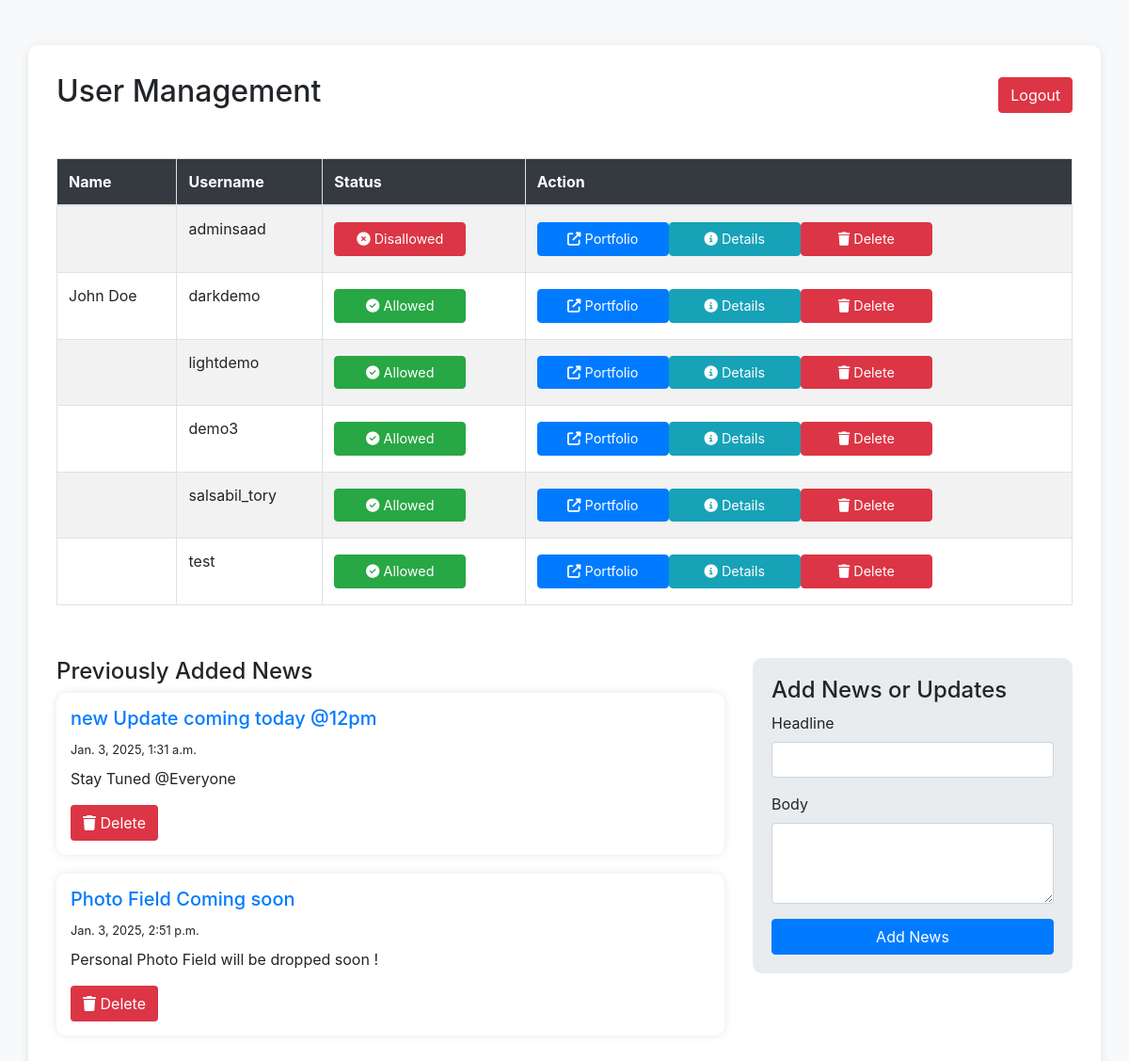
The app's page /adminpanel/ (signed in), older data.
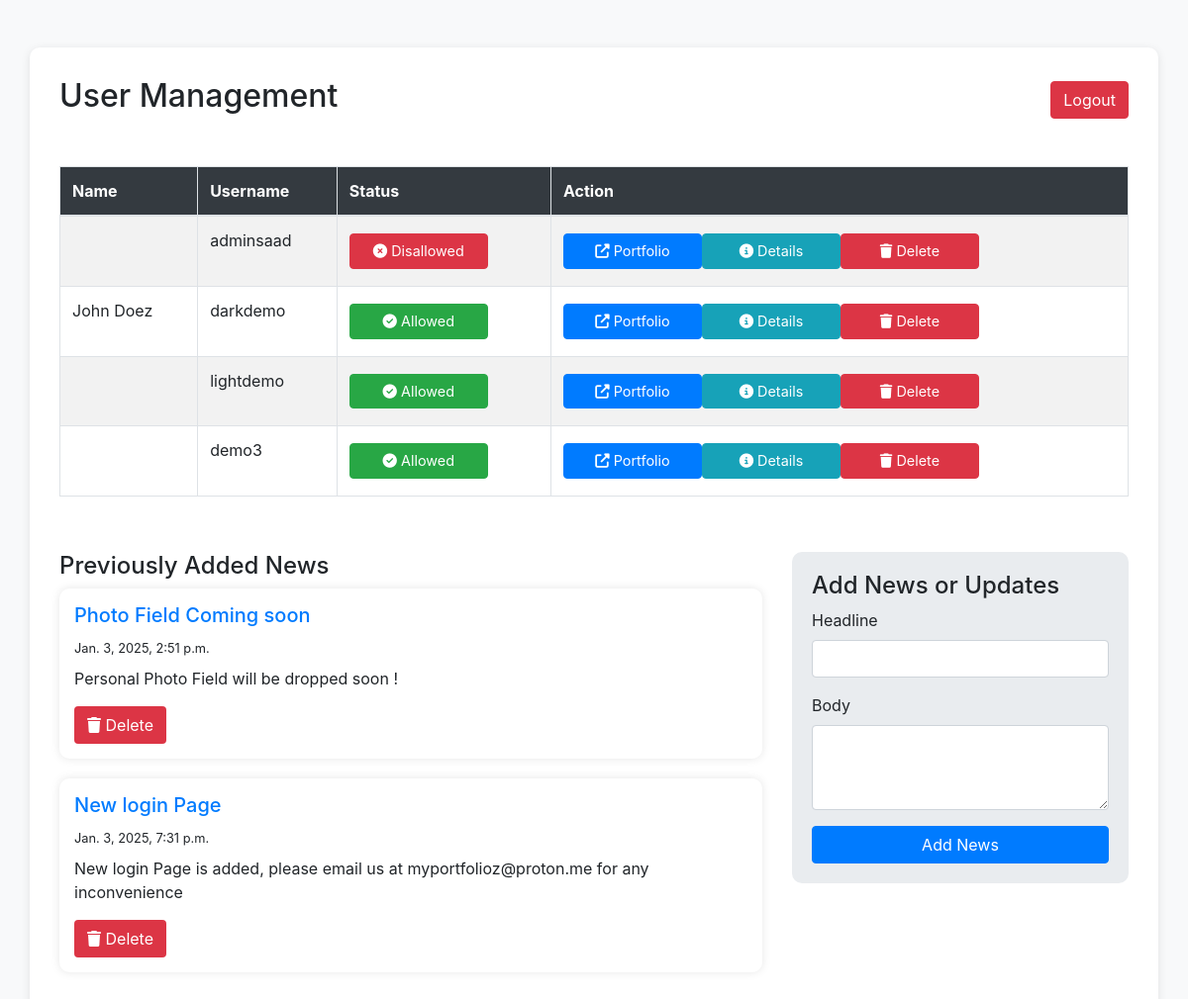
The same page, newer data.
### app/models.py (models this page shows)
class CustomUser(AbstractUser):
    title = models.CharField(max_length=100, blank=True, default='')
    address = models.TextField(blank=True, default='')
    phone = models.CharField(max_length=15, blank=True, default='')
    linkedin = models.CharField(max_length=30, blank=True, default='')
    twitter = models.CharField(max_length=30, blank=True, default='')
    instagram = models.CharField(max_length=30, blank=True, default='')
    dob=models.DateField(blank=True, default=datetime.date(2001, 1, 1))
    about = models.TextField(blank=True, default='',max_length=500)
    mapadd = models.TextField(blank=True, max_length=1000, default='')
    class ThemeChoices(models.IntegerChoices):
        THEME_1 = 1, 'Theme 1'
        THEME_2 = 2, 'Theme 2'
        THEME_3 = 3, 'Theme 3'
        THEME_4 = 4, 'Theme 4'
    theme = models.IntegerField(
        choices=ThemeChoices.choices,
        default=ThemeChoices.THEME_1,
    )
    paid = models.BooleanField(default=True)
    groups = models.ManyToManyField(Group, related_name='customuser_groups', blank=True)
    user_permissions = models.ManyToManyField(Permission, related_name='customuser_permissions', blank=True)

class News(models.Model):
    head=models.CharField(max_length=30)
    body=models.CharField(max_length=300)
    timex=models.DateTimeField(blank=True)

### app/views.py (the view, shortened to what this page needs)
# urls.py: path('adminpanel/', views.adminpanel, name='adminpanel'),
@csrf_exempt
def adminpanel(request):
    if request.user.is_authenticated and request.user.username == 'adminsaad':
        users = CustomUser.objects.all()
        news = News.objects.all()
        return render(request, 'adminpanel.html', {'users': users, 'news':news})

### templates/adminpanel.html (shortened to what the changed rows need)
<!DOCTYPE html>
<html lang="en">
<head>
    <link href="https://stackpath.bootstrapcdn.com/bootstrap/4.5.2/css/bootstrap.min.css" rel="stylesheet">
</head>
<body>
    <div class="container mt-5">
        <div class="d-flex justify-content-between align-items-center mb-4">
            <h2>User Management</h2>
        </div>
        <div class="table-responsive">
            <table class="table table-striped table-bordered table-hover">
                <thead>
                    <tr>
                        <th>Name</th>
                        <th>Username</th>
                        <th>Status</th>
                        <th>Action</th>
                    </tr>
                </thead>
                <tbody>
                    {% for user in users %}
                    <tr>
                        <td>{{ user.first_name }} {{ user.last_name }}</td>
                        <td>{{ user.username }}</td>
                        <td>
                            <form method="post" action="" class="d-inline">
                                {% if user.paid == 1 %}
                                <button type="submit" name="status" value="0" class="btn btn-success btn-status">
                                    <i class="fas fa-check-circle"></i> Allowed
                                </button>
                                {% else %}
                                <button type="submit" name="status" value="1" class="btn btn-danger btn-status">
                                    <i class="fas fa-times-circle"></i> Disallowed
                                </button>
                                {% endif %}
                            </form>
                        </td>
                        <td>
                            <div class="d-flex flex-wrap">
                                <a href="/{{ user.username }}" target="_blank" class="btn btn-primary btn-status">
                                    <i class="fas fa-external-link-alt"></i> Portfolio
                                </a>
                                <form method="post" action="" class="d-inline">
                                    <button type="submit" class="btn btn-info btn-status">
                                        <i class="fas fa-info-circle"></i> Details
                                    </button>
                                </form>
                                <form method="post" action="" class="d-inline">
                                    <button type="submit" class="btn btn-danger btn-status">
                                        <i class="fas fa-trash"></i> Delete
                                    </button>
                                </form>
                            </div>
                        </td>
                    </tr>
                    {% endfor %}
                </tbody>
            </table>
        </div>
        <div class="news-section row">
            <div class="col-md-8">
                {% for new in news %}
                <div class="news-card">
                    <h5>{{ new.head }}</h5>
                    <p class="mb-2"><small>{{ new.timex }}</small></p>
                    <p>{{ new.body }}</p>
                    <form method="post">
                        <button type="submit" name="delete_news_id" value="{{ new.id }}" class="btn btn-delete">
                            <i class="fas fa-trash"></i> Delete
                        </button>
                    </form>
                </div>
                {% endfor %}
            </div>
        </div>
    </div>
</body>
</html>

Row changes from the older to the newer data that the page shows:
removed CustomUser: username "salsabil_tory", paid True (drawn)
removed CustomUser: username "test", paid True (drawn)
removed News: head "new Update coming today @12pm", timex "Jan. 3, 2025, 1:31 a.m.", body "Stay Tuned @Everyone", {{ new.id }} 6 (drawn)
changed CustomUser "John": last_name "Doe" → "Doez"
added News: head "New login Page", timex "Jan. 3, 2025, 7:31 p.m.", body "New login Page is added, please email us at myportfolioz@proton.me for any inconvenience", {{ new.id }} 8 (drawn)
